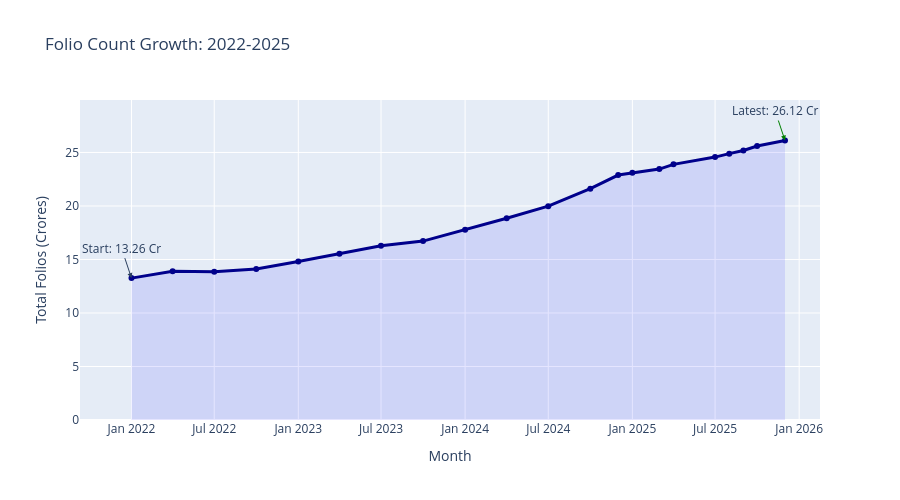

This figure's notebook cell:
### Markdown cell above
Cell 9 — Folio Count Growth

### Code cell
# CHART 7: FOLIO COUNT GROWTH

folio_count = folio_count.sort_values('month')

fig7 = go.Figure()

fig7.add_trace(go.Scatter(
    x=folio_count['month'],
    y=folio_count['total_folios_crore'],
    mode='lines+markers',
    name='Total Folios',
    line=dict(color='darkblue', width=3),
    fill='tozeroy',
    fillcolor='rgba(0, 0, 255, 0.1)'
))

# Mark start point
fig7.add_annotation(
    x=folio_count['month'].iloc[0],
    y=folio_count['total_folios_crore'].iloc[0],
    text=f"Start: {folio_count['total_folios_crore'].iloc[0]:.2f} Cr",
    showarrow=True,
    arrowhead=2
)

# Mark end point
fig7.add_annotation(
    x=folio_count['month'].iloc[-1],
    y=folio_count['total_folios_crore'].iloc[-1],
    text=f"Latest: {folio_count['total_folios_crore'].iloc[-1]:.2f} Cr",
    showarrow=True,
    arrowhead=2,
    arrowcolor='green'
)

fig7.update_layout(
    title='Folio Count Growth: 2022-2025',
    xaxis_title='Month',
    yaxis_title='Total Folios (Crores)',
    height=500
)

fig7.write_html('reports/07_folio_growth.html')
fig7.show()
print("Chart 7 saved!")

### Figure 1 — Plotly figure (JSON) as saved in the notebook; plotly's stock layout.template omitted (floating-point values rounded to 4 significant figures)
{"data": [{"fill": "tozeroy", "fillcolor": "rgba(0, 0, 255, 0.1)", "line": {"color": "darkblue", "width": 3}, "mode": "lines+markers", "name": "Total Folios", "type": "scatter", "x": ["2022-01-01T00:00:00.000000", "2022-04-01T00:00:00.000000", "2022-07-01T00:00:00.000000", "2022-10-01T00:00:00.000000", "2023-01-01T00:00:00.000000", "2023-04-01T00:00:00.000000", "2023-07-01T00:00:00.000000", "2023-10-01T00:00:00.000000", "2024-01-01T00:00:00.000000", "2024-04-01T00:00:00.000000", "2024-07-01T00:00:00.000000", "2024-10-01T00:00:00.000000", "2024-12-01T00:00:00.000000", "2025-01-01T00:00:00.000000", "2025-03-01T00:00:00.000000", "2025-04-01T00:00:00.000000", "2025-07-01T00:00:00.000000", "2025-08-01T00:00:00.000000", "2025-09-01T00:00:00.000000", "2025-10-01T00:00:00.000000", "2025-12-01T00:00:00.000000"], "y": [13.26, 13.91, 13.85, 14.12, 14.81, 15.54, 16.28, 16.72, 17.78, 18.85, 19.98, 21.62, 22.89, 23.1, 23.45, 23.89, 24.57, 24.89, 25.19, 25.6, 26.12]}], "layout": {"annotations": [{"arrowhead": 2, "showarrow": true, "text": "Start: 13.26 Cr", "x": "2022-01-01T00:00:00", "y": 13.26}, {"arrowcolor": "green", "arrowhead": 2, "showarrow": true, "text": "Latest: 26.12 Cr", "x": "2025-12-01T00:00:00", "y": 26.12}], "height": 500, "title": {"text": "Folio Count Growth: 2022-2025"}, "xaxis": {"title": {"text": "Month"}}, "yaxis": {"title": {"text": "Total Folios (Crores)"}}}}
